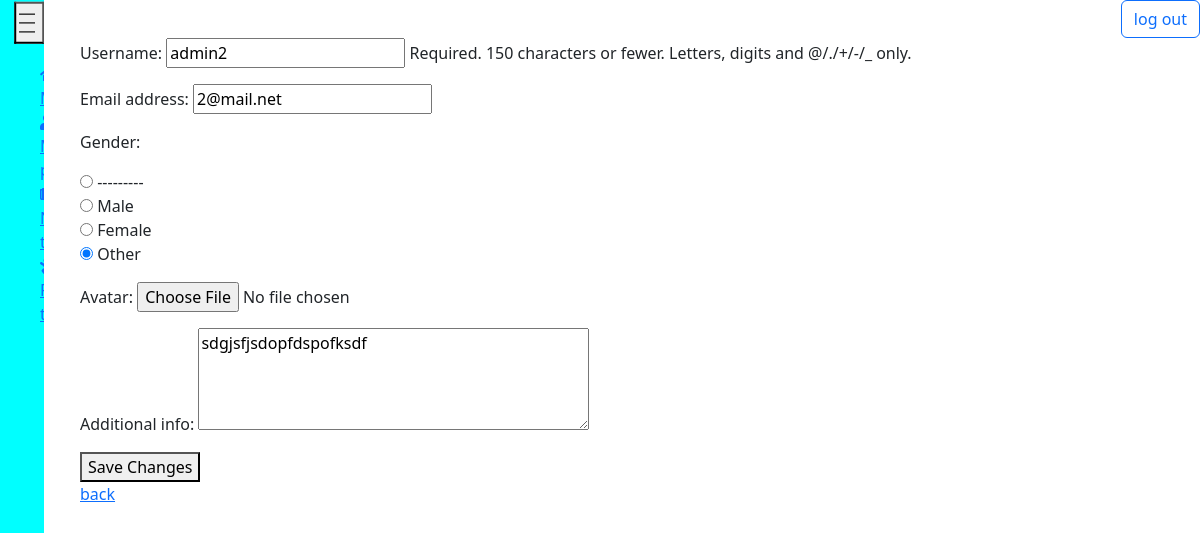
Page /user/edit_profile/ (signed in) on the committed database.
### users/models.py (models this page shows, shortened)
class CustomUser(AbstractUser):
    GENDER_CHOICES = (
        ('M', 'Male'),
        ('F', 'Female'),
        ('O', 'Other'),
    )
    gender = models.CharField(max_length=1, choices=GENDER_CHOICES)
    date_of_birth = models.DateField(null=True, blank=True)
    registration_date = models.DateField(auto_now_add=True)
    avatar = models.ImageField(upload_to='avatars/', blank=True, null=True)
    additional_info = models.TextField(blank=True)
    objects = CustomUserManager()

### users/views.py (the view, shortened to what this page needs)
# urls.py: path('edit_profile/', views.EditProfileView.as_view(), name='edit_profile'),
class EditProfileView(UpdateView):
    model = CustomUser
    template_name = 'users/edit_profile.html'
    form_class = EditProfileForm
    def get_object(self, queryset=None):
        return self.request.user

### users/forms.py
class EditProfileForm(forms.ModelForm):
    class Meta:
        model = CustomUser
        fields = ['username','email','gender','avatar','additional_info']
        widgets = {
            'username': forms.TextInput(attrs={'class': 'form-input'}),
            'email': forms.EmailInput(attrs={'class': 'form-input'}),
            'gender': forms.RadioSelect(attrs={'class': 'form-input'}, choices=SEX_CHOICES),
            'avatar': forms.FileInput(attrs={'class': 'form-input'}),
            'additional_info': forms.Textarea(attrs={'class': 'form-input', 'rows': 4}),
        }

### users/templates/users/edit_profile.html (shortened to what this page needs)
{% extends 'main/layout.html' %}
{% block content %}
<div class="edit_profile">
    <form method="post">
        {{ form.as_p }}
        <button type="submit">Save Changes</button>
    </form>
    <a href="{% url 'profile' %}">back</a><br>
</div>
{% endblock %}

### main/static/main/css/main.css (style rules this page uses)
.profile, .edit_profile { margin-left: 10vh; }

### rows in the picture
CustomUser: username "admin2", email "2@mail.net", gender "☐ --------- ☐ Male ☐ Female ☑ Other", additional_info "sdgjsfjsdopfdspofksdf"
